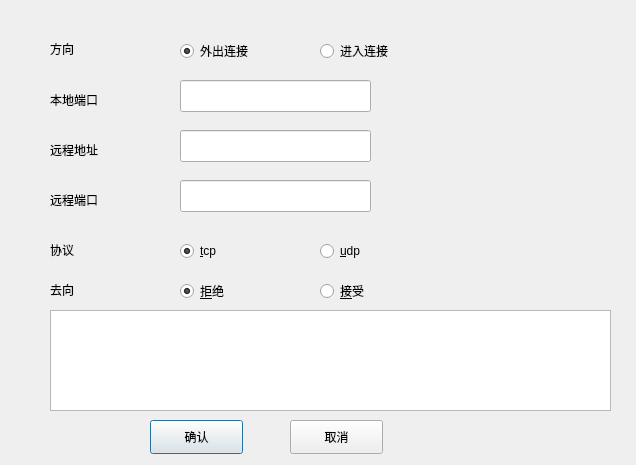
<?xml version="1.0" encoding="UTF-8"?>
<ui version="4.0">
 <class>Dialog</class>
 <widget class="QDialog" name="Dialog">
  <property name="geometry">
   <rect>
    <x>0</x>
    <y>0</y>
    <width>636</width>
    <height>465</height>
   </rect>
  </property>
  <property name="windowTitle">
   <string>Dialog</string>
  </property>
  <widget class="QLabel" name="label_direction">
   <property name="geometry">
    <rect>
     <x>50</x>
     <y>40</y>
     <width>61</width>
     <height>18</height>
    </rect>
   </property>
   <property name="text">
    <string>方向</string>
   </property>
  </widget>
  <widget class="QLabel" name="label_lport">
   <property name="geometry">
    <rect>
     <x>50</x>
     <y>90</y>
     <width>71</width>
     <height>20</height>
    </rect>
   </property>
   <property name="text">
    <string>本地端口</string>
   </property>
  </widget>
  <widget class="QLabel" name="label_raddr">
   <property name="geometry">
    <rect>
     <x>50</x>
     <y>140</y>
     <width>111</width>
     <height>20</height>
    </rect>
   </property>
   <property name="text">
    <string>远程地址</string>
   </property>
  </widget>
  <widget class="QLabel" name="label_raddr_2">
   <property name="geometry">
    <rect>
     <x>50</x>
     <y>190</y>
     <width>111</width>
     <height>20</height>
    </rect>
   </property>
   <property name="text">
    <string>远程端口</string>
   </property>
  </widget>
  <widget class="QLabel" name="label_raddr_3">
   <property name="geometry">
    <rect>
     <x>50</x>
     <y>240</y>
     <width>111</width>
     <height>20</height>
    </rect>
   </property>
   <property name="text">
    <string>协议</string>
   </property>
  </widget>
  <widget class="QLabel" name="label_raddr_4">
   <property name="geometry">
    <rect>
     <x>50</x>
     <y>280</y>
     <width>111</width>
     <height>20</height>
    </rect>
   </property>
   <property name="text">
    <string>去向</string>
   </property>
  </widget>
  <widget class="QLineEdit" name="lport">
   <property name="geometry">
    <rect>
     <x>180</x>
     <y>80</y>
     <width>191</width>
     <height>32</height>
    </rect>
   </property>
  </widget>
  <widget class="QLineEdit" name="raddr">
   <property name="geometry">
    <rect>
     <x>180</x>
     <y>130</y>
     <width>191</width>
     <height>32</height>
    </rect>
   </property>
  </widget>
  <widget class="QLineEdit" name="rport">
   <property name="geometry">
    <rect>
     <x>180</x>
     <y>180</y>
     <width>191</width>
     <height>32</height>
    </rect>
   </property>
  </widget>
  <widget class="QPushButton" name="pushButton_confirm">
   <property name="geometry">
    <rect>
     <x>150</x>
     <y>420</y>
     <width>93</width>
     <height>34</height>
    </rect>
   </property>
   <property name="text">
    <string>确认</string>
   </property>
  </widget>
  <widget class="QPushButton" name="pushButton_cancel">
   <property name="geometry">
    <rect>
     <x>290</x>
     <y>420</y>
     <width>93</width>
     <height>34</height>
    </rect>
   </property>
   <property name="text">
    <string>取消</string>
   </property>
  </widget>
  <widget class="QWidget" name="widget_direction" native="true">
   <property name="geometry">
    <rect>
     <x>160</x>
     <y>10</y>
     <width>421</width>
     <height>61</height>
    </rect>
   </property>
   <widget class="QRadioButton" name="direction_in">
    <property name="geometry">
     <rect>
      <x>160</x>
      <y>30</y>
      <width>112</width>
      <height>22</height>
     </rect>
    </property>
    <property name="text">
     <string>进入连接</string>
    </property>
   </widget>
   <widget class="QRadioButton" name="direction_out">
    <property name="geometry">
     <rect>
      <x>20</x>
      <y>30</y>
      <width>112</width>
      <height>22</height>
     </rect>
    </property>
    <property name="text">
     <string>外出连接</string>
    </property>
    <property name="checked">
     <bool>true</bool>
    </property>
   </widget>
  </widget>
  <widget class="QWidget" name="widget_protocol" native="true">
   <property name="geometry">
    <rect>
     <x>160</x>
     <y>210</y>
     <width>291</width>
     <height>51</height>
    </rect>
   </property>
   <widget class="QRadioButton" name="protocol_tcp">
    <property name="geometry">
     <rect>
      <x>20</x>
      <y>30</y>
      <width>112</width>
      <height>22</height>
     </rect>
    </property>
    <property name="text">
     <string>&amp;tcp</string>
    </property>
    <property name="checked">
     <bool>true</bool>
    </property>
   </widget>
   <widget class="QRadioButton" name="protocol_udp">
    <property name="geometry">
     <rect>
      <x>160</x>
      <y>30</y>
      <width>112</width>
      <height>22</height>
     </rect>
    </property>
    <property name="text">
     <string>&amp;udp</string>
    </property>
   </widget>
  </widget>
  <widget class="QWidget" name="widget_target" native="true">
   <property name="geometry">
    <rect>
     <x>160</x>
     <y>270</y>
     <width>291</width>
     <height>51</height>
    </rect>
   </property>
   <widget class="QRadioButton" name="target_drop">
    <property name="geometry">
     <rect>
      <x>20</x>
      <y>10</y>
      <width>112</width>
      <height>22</height>
     </rect>
    </property>
    <property name="text">
     <string>&amp;拒绝</string>
    </property>
    <property name="checked">
     <bool>true</bool>
    </property>
   </widget>
   <widget class="QRadioButton" name="target_accept">
    <property name="geometry">
     <rect>
      <x>160</x>
      <y>10</y>
      <width>112</width>
      <height>22</height>
     </rect>
    </property>
    <property name="text">
     <string>&amp;接受</string>
    </property>
   </widget>
  </widget>
  <widget class="QPlainTextEdit" name="plainTextEdit">
   <property name="geometry">
    <rect>
     <x>50</x>
     <y>310</y>
     <width>561</width>
     <height>101</height>
    </rect>
   </property>
   <property name="readOnly">
    <bool>true</bool>
   </property>
   <property name="overwriteMode">
    <bool>false</bool>
   </property>
  </widget>
 </widget>
 <resources/>
 <connections/>
</ui>
